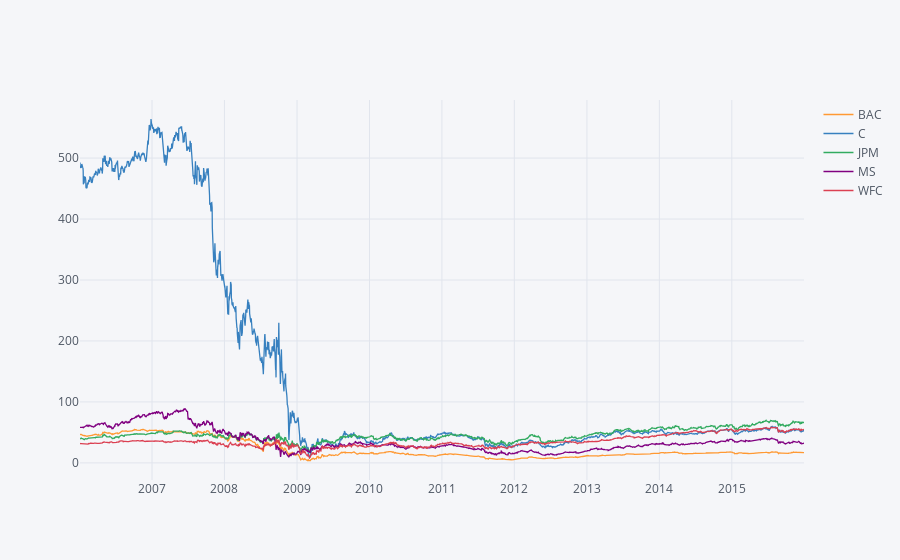

Notebook source saved alongside this figure:
### Code cell
# plotly
bank_stocks.xs(key='Close',axis=1,level='stock info').iplot()

### Figure 1 — Plotly figure (JSON) as saved in the notebook; plotly's stock layout.template omitted (floating-point values rounded to 4 significant figures; data arrays with more than 128 entries replaced by an {"elided": "..."} marker saying what was removed)
{"data": [{"line": {"color": "rgba(255, 153, 51, 1.0)", "dash": "solid", "shape": "linear", "width": 1.3}, "mode": "lines", "name": "BAC", "text": "", "type": "scatter", "uid": "9ba9bddb-3513-446e-ad74-352d4b858057", "x": {"elided": "2517 str values"}, "y": {"elided": "2517 float values"}}, {"line": {"color": "rgba(55, 128, 191, 1.0)", "dash": "solid", "shape": "linear", "width": 1.3}, "mode": "lines", "name": "C", "text": "", "type": "scatter", "uid": "ded54729-36d0-4e3e-952a-ec9418f8ba4f", "x": {"elided": "2517 str values"}, "y": {"elided": "2517 float values"}}, {"line": {"color": "rgba(50, 171, 96, 1.0)", "dash": "solid", "shape": "linear", "width": 1.3}, "mode": "lines", "name": "JPM", "text": "", "type": "scatter", "uid": "422f5160-ed01-4315-8360-864cbc520a93", "x": {"elided": "2517 str values"}, "y": {"elided": "2517 float values"}}, {"line": {"color": "rgba(128, 0, 128, 1.0)", "dash": "solid", "shape": "linear", "width": 1.3}, "mode": "lines", "name": "MS", "text": "", "type": "scatter", "uid": "2e229b50-b4b4-41eb-aedd-da865eaf86ad", "x": {"elided": "2517 str values"}, "y": {"elided": "2517 float values"}}, {"line": {"color": "rgba(219, 64, 82, 1.0)", "dash": "solid", "shape": "linear", "width": 1.3}, "mode": "lines", "name": "WFC", "text": "", "type": "scatter", "uid": "8833dfca-f27d-4898-bd88-284a9fa0c9bb", "x": {"elided": "2517 str values"}, "y": {"elided": "2517 float values"}}], "layout": {"legend": {"bgcolor": "#F5F6F9", "font": {"color": "#4D5663"}}, "paper_bgcolor": "#F5F6F9", "plot_bgcolor": "#F5F6F9", "title": {"font": {"color": "#4D5663"}}, "xaxis": {"gridcolor": "#E1E5ED", "showgrid": true, "tickfont": {"color": "#4D5663"}, "title": {"font": {"color": "#4D5663"}, "text": ""}, "zerolinecolor": "#E1E5ED"}, "yaxis": {"gridcolor": "#E1E5ED", "showgrid": true, "tickfont": {"color": "#4D5663"}, "title": {"font": {"color": "#4D5663"}, "text": ""}, "zerolinecolor": "#E1E5ED"}}}
